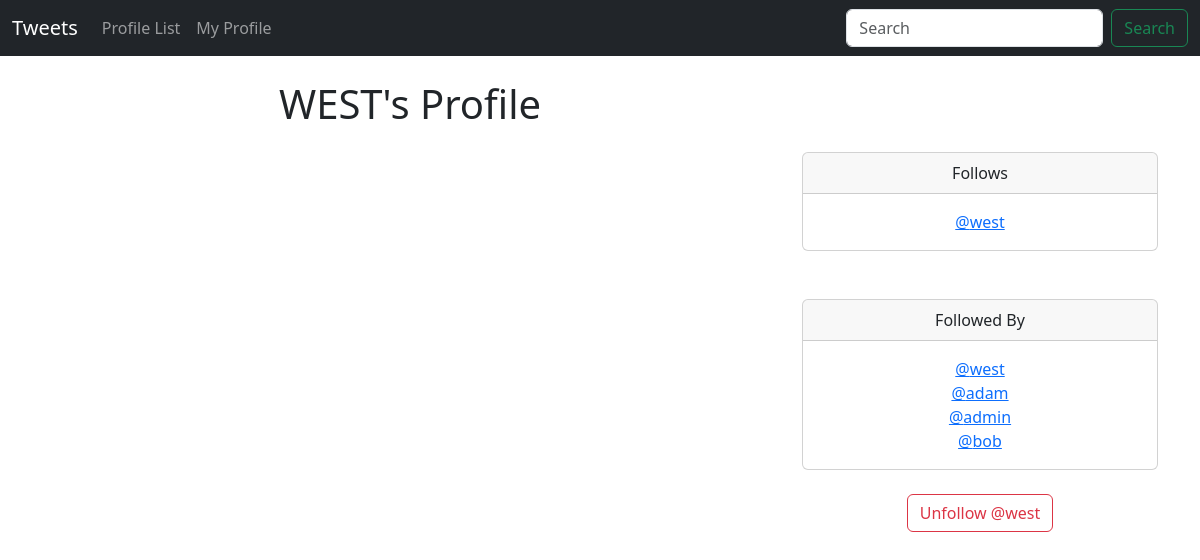
The app's page /profile/4 (signed in) with its own data.
### tweet/models.py (models this page shows)
class Profile(models.Model):
    user = models.OneToOneField(User, on_delete=models.CASCADE)
    follows = models.ManyToManyField(
        "self",
        related_name="followed_by",
        symmetrical=False,
        blank=True
    )
    date_modified = models.DateTimeField(User, auto_now=True)
    def __str__(self):
        return self.user.username

### tweet/views.py (the view, shortened to what this page needs)
# urls.py: path('profile/<int:pk>',views.profile, name='profile'),
def profile(request,pk):
    if request.user.is_authenticated:
        profiles = Profile.objects.get(user__id=pk)
        tweets = Tweet.objects.filter(user__id=pk)
        return render(request,'tweet/profile.html',{'profiles':profiles,'tweets':tweets})
    else:
        messages.warning(request,"You must be loggedin to continue...")
        return redirect('home')

### templates/tweet/profile.html (shortened to what this page needs)
{% extends 'base.html' %}
{% block content %}
{% if profiles %}
    <div class="container text-center">
        <div class="row">
            <div class="col-8">
                <h1>{{profiles.user.username|upper}}'s Profile</h1>
                <br>
            </div>
            <div class="col-4">
                <br><br><br>
                <div class="card">
                    <div class="card-header">
                        Follows
                    </div>
                    <div class="card-body">
                      <p class="card-text">
                        {% for profile in profiles.follows.all %}
                            <a href="{% url 'profile' profile.user.id %}">@{{profile}}</a>
                            <br>
                        {% endfor %}
                      </p>
                    </div>
                </div>
                <br><br>
                <div class="card">
                    <div class="card-header">
                        Followed By
                    </div>
                    <div class="card-body">
                      <p class="card-text">
                        {% for profile in profiles.followed_by.all %}
                            <a href="{% url 'profile' profile.user.id %}">@{{profile}}</a>
                            <br>
                        {% endfor %}
                      </p>
                    </div>
                </div>
                <br>
                <form method="post">
                    {% if profiles in request.user.profile.follows.all %}
                        <button class="btn btn-outline-danger" name="follow" value="unfollow" type="submit">Unfollow @{{profiles.user.username}}</button>
                    {% else %}
                        <button class="btn btn-outline-success" name="follow" value="follow" type="submit">Follow @{{profiles.user.username}}</button>
                    {% endif %}
                </form>
            </div>
        </div>
    </div>
{% endif %}
{% endblock content %}

### records on screen
Profile: user.username "WEST", user.username "west"
Profile: user.username "adam"
Profile: user.username "admin"
Profile: user.username "bob"
